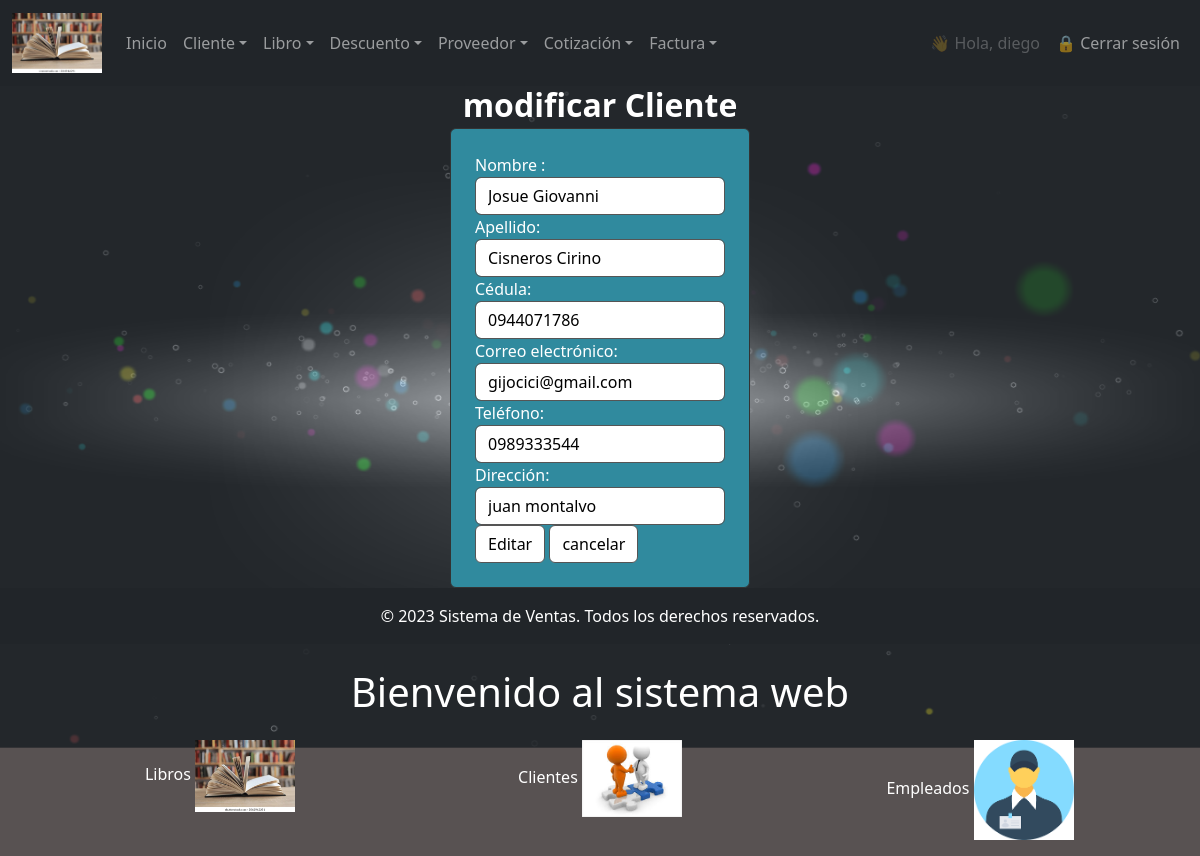
The app's page /cliente/modificar/2/ (signed in) with its own data.
### miapp/models.py (models this page shows, shortened)
class Cliente(models.Model):
    nombre = models.CharField(max_length=20)
    apellido = models.CharField(max_length=20)
    cedula = models.CharField(max_length=12, unique=True)
    correo = models.EmailField(max_length=40, default="@", unique=True)
    telefono = models.CharField(max_length=12, blank=True, null=True)
    direccion = models.CharField(max_length=200, blank=True, null=True)
    fecha_creacion = models.DateTimeField(auto_now_add=True , )
    fecha_modificacion = models.DateTimeField(auto_now=True , )
    creacion_usuario = models.CharField(max_length=50)
    modificacion_usuario = models.CharField(max_length=50)
    estado = models.IntegerField(default=1)
    class Meta:
        db_table = "cliente"
        verbose_name = "cliente"
        verbose_name_plural = "clientes"

### miapp/views.py (the view)
        def wrapper(request, *args, **kwargs):
            if not request.user.is_authenticated:
                return redirect('login')
            try:
                empleado = Empleado.objects.get(user=request.user)
                if empleado.cargo.nombre.lower() in [c.lower() for c in nombre_cargos]:
                    return view_func(request, *args, **kwargs)
            except Empleado.DoesNotExist:
                pass
            return redirect('no_autorizado')

### miapp/forms.py
class ClienteForm(forms.ModelForm):
    class Meta:
        model = Cliente
        fields = ['nombre', 'apellido', 'cedula', 'correo', 'telefono', 'direccion']
        widgets = {
            'nombre': forms.TextInput(attrs={'class': 'form-control'}),
            'apellido': forms.TextInput(attrs={'class': 'form-control'}),
            'cedula': forms.TextInput(attrs={'class': 'form-control'}),
            'correo': forms.EmailInput(attrs={'class': 'form-control'}),
            'telefono': forms.TextInput(attrs={'class': 'form-control'}),
            'direccion': forms.TextInput(attrs={'class': 'form-control'}),
        }
        labels = {
            'nombre': 'Nombre :',
            'apellido': 'Apellido:',
            'cedula': 'Cédula:',
            'correo': 'Correo electrónico:',
            'telefono': 'Teléfono:',
            'direccion': 'Dirección:',
        }

### miapp/views.py (called while the page is built)
def cargo_requerido(nombre_cargos):
    def decorador(view_func):
        def wrapper(request, *args, **kwargs):
            if not request.user.is_authenticated:
                return redirect('login')
            try:
                empleado = Empleado.objects.get(user=request.user)
                if empleado.cargo.nombre.lower() in [c.lower() for c in nombre_cargos]:
                    return view_func(request, *args, **kwargs)
            except Empleado.DoesNotExist:
                pass
            return redirect('no_autorizado')
        return wrapper
    return decorador

@login_required
@cargo_requerido(['Admin', 'Gerente','cajero','supervisor'])
def modificar_cliente(request: HttpRequest, id: int) -> HttpResponse:
    cliente = get_object_or_404(Cliente, id=id)
    if request.method == "POST":
        form = ClienteForm(data=request.POST, files=request.FILES, instance=cliente)
        if form.is_valid():
            form.save()
            return redirect("consultar_cliente")
    else:
        form = ClienteForm(instance=cliente)
    context = {"form": form, "cliente": cliente, "edit_mode": True}
    return render(request, "facturacion_cliente/cliente/modificar_cliente.html", context)

### miapp/templates/facturacion_cliente/cliente/modificar_cliente.html (shortened to what this page needs)
{% extends 'index.html' %}
{% block main %}
    <div class="container-form">
      <h2 class="text-center mb-1"> <b>modificar Cliente</b></h2>
          <form action="" method="post" class="w-25 mx-auto p-4 rounded" style="background-color: #308a9e; border: 1px solid #333;">
            {{ form }}
            <div>
                <div>
    <div>
            <div class="save-content">
            <input type="submit"  value="Editar"class="btn btn-primary btn">
            <input type="submit" value="cancelar" class="btn btn-outline-danger">
          </div>
                </div>
              </div>
            </div>
          </div>
{% endblock %}

### miapp/templates/index.html (shortened to what this page needs)
{% load static %}
<!DOCTYPE html>
<html lang="es">
<head>
    <link href="https://cdn.jsdelivr.net/npm/bootstrap@5.3.0/dist/css/bootstrap.min.css" rel="stylesheet" />
    <link href="https://cdn.jsdelivr.net/npm/bootstrap-icons@1.11.0/font/bootstrap-icons.css" rel="stylesheet" />
    <link rel="stylesheet" href="{% static 'css/bootstrap.min.css' %}" />
    <link rel="stylesheet" href="{% static 'css/body.css' %}" />
    <link rel="stylesheet" href="{% static 'css/estilos.css' %}" />
    <link href="https://cdn.jsdelivr.net/npm/select2@4.1.0-rc.0/dist/css/select2.min.css" rel="stylesheet" />
</head>
<body class="cars">
    {% block navbar %}
    <nav class="navbar navbar-expand-lg navbar-dark bg-dark">
        <div class="container-fluid">
            <a class="navbar-brand" href="#">
                <img src="{% static 'img/libro.png' %}" alt="Logo" width="90" height="60" />
            </a>
            <div class="collapse navbar-collapse" id="navbarSupportedContent">
                <ul class="navbar-nav me-auto mb-2 mb-lg-0">
                    <li class="nav-item"><a class="nav-link" href="{% url 'index' %}">Inicio</a></li>
                    <li class="nav-item dropdown">
                        <a class="nav-link dropdown-toggle" href="#" role="button" data-bs-toggle="dropdown">Cliente</a>
                    </li>
                    <li class="nav-item dropdown">
                        <a class="nav-link dropdown-toggle" href="#" role="button" data-bs-toggle="dropdown">Libro</a>
                    </li>
                    <li class="nav-item dropdown">
                        <a class="nav-link dropdown-toggle" href="#" role="button" data-bs-toggle="dropdown">Descuento</a>
                    </li>
                    <li class="nav-item dropdown">
                        <a class="nav-link dropdown-toggle" href="#" role="button" data-bs-toggle="dropdown">Proveedor</a>
                    </li>
                    <li class="nav-item dropdown">
                        <a class="nav-link dropdown-toggle" href="#" role="button" data-bs-toggle="dropdown">Cotización</a>
                    </li>
                    <li class="nav-item dropdown">
                        <a class="nav-link dropdown-toggle" href="#" role="button" data-bs-toggle="dropdown">Factura</a>
                    </li>
                </ul>
<ul class="navbar-nav ms-auto mb-2 mb-lg-0">
    {% if user.is_authenticated %}
        <li class="nav-item">
            <span class="nav-link disabled">👋 Hola, {{ user.username }}</span>
        </li>
        <li class="nav-item">
            <a class="nav-link btn btn-outline-danger" href="{% url 'logout' %}">
                🔒 Cerrar sesión
            </a>
        </li>
    {% else %}
        <li class="nav-item">
            <a class="nav-link btn btn-outline-primary" href="{% url 'login' %}">
                🔑 Iniciar sesión
            </a>
        </li>
    {% endif %}
</ul>
            </div>
        </div>
    </nav>
{%endblock %}
    {% block main %}
    {% endblock %}
    <footer class="bg-dark text-white text-center py-3">
        <p class="mb-0">© 2023 Sistema de Ventas. Todos los derechos reservados.</p>
    </footer>
    <h1 class="text-center my-4">Bienvenido al sistema web</h1>
    <div class="container">
        <div class="row text-center">
            <div class="col mio-div-grid">
                Libros
                <img src="{% static 'img/libro.png' %}" alt="libros" width="100" />
            </div>
            <div class="col mio-div-grid">
                Clientes
                <img src="{% static 'img/cliente.png' %}" alt="Clientes" width="100" />
            </div>
            <div class="col mio-div-grid">
                Empleados
                <img src="{% static 'img/empleado.png' %}" alt="Empleados" width="100" />
            </div>
        </div>
    </div>
</body>
</html>

### miapp/static/css/body.css (style rules this page uses)
html, body { width: 100vw; height: 100vh; margin: 0; padding: 0; overflow: hidden; }

### miapp/static/css/estilos.css (style rules this page uses)
html, body { width:100%; height:100%; padding:0px; margin:0px; overflow: hidden; }

### miapp/templates/index.html (style rules this page uses)
body { background-color: #585252; color: #fff; }
input, select, textarea { background-color: #ffffff !important; color: #000000 !important; border: 1px solid #555 !important; }
html, body { height: auto !important; min-height: 100%; overflow-y: auto !important; }

### records on screen
Cliente: nombre "Josue Giovanni", apellido "Cisneros Cirino", cedula "0944071786", correo "gijocici@gmail.com", telefono "0989333544", direccion "juan montalvo"

### other values on screen
{{ user.username }} "diego"
